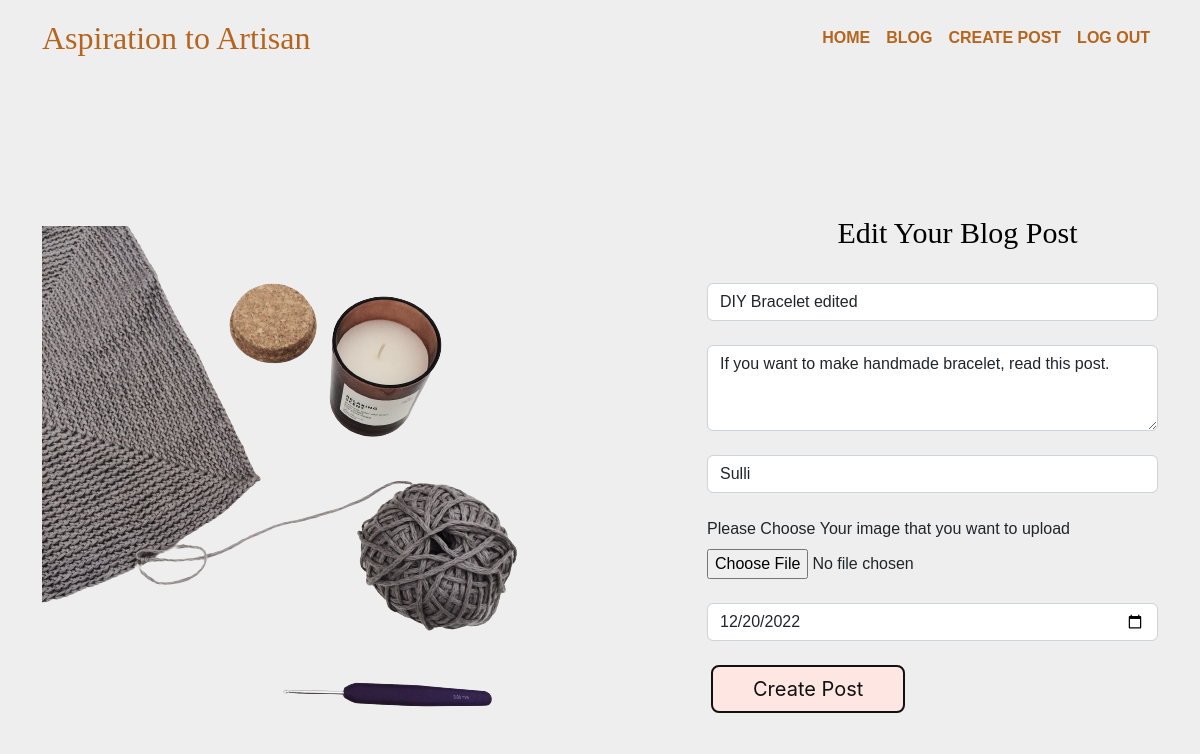
The app's page /blog/edit/10 (signed in) with its own data.
### Artisan/model.py (models this page shows)
class Cards(db.Model,UserMixin):
    card_id = db.Column(db.Integer,primary_key=True)
    title = db.Column(db.String(255),nullable=False)
    content = db.Column(db.Text)
    author = db.Column(db.String(255),nullable=False)
    created_date = db.Column(db.DateTime,default=datetime.utcnow)
    image_url = db.Column(db.String(255), nullable=False)
    user_id = db.Column(db.Integer,db.ForeignKey('user.id'))

### Artisan/routes.py (the view, shortened to what this page needs)
@app.route('/blog/edit/<int:id>',methods=["GET","POST"])
@login_required
def editPost(id):
    updatecard = Cards.query.get_or_404(id)
    form = BlogPostForm()
    id = current_user.id
    if id == updatecard.owned_user.id:
        form.title.data =  updatecard.title
        form.content.data = updatecard.content
        form.author.data = updatecard.author
        form.created_date.data = updatecard.created_date
        form.image.data = updatecard.image_url
        return render_template('editPost.html',form=form,id=updatecard.card_id)
    else:
        flash(f'Only Allow User can Edit post',category='warning')
        cards = Cards.query.order_by(Cards.created_date)
        return render_template('Blog.html',cards=cards)

### Artisan/form.py
class BlogPostForm(FlaskForm):
    title = StringField(label='title',validators=[DataRequired()])
    content = TextAreaField(label='content',validators=[DataRequired()])
    author = StringField(label='author',validators=[DataRequired()])
    created_date = DateField(label='created_dae',validators=[DataRequired()])
    image = StringField (label='image')
    create = SubmitField(label='Create Post')

### Artisan/routes.py (called while the page is built)
@login_manager.user_loader
def load_user(user_id):
    return User.query.get(int(user_id))

### Artisan/templates/editPost.html (shortened to what this page needs)
{% extends "layout.html" %}
{% block main %}
<section class="vh-100">
    <div class="container py-5 h-100">
      <div class="row d-flex align-items-center justify-content-center h-100">
        <div class="col-md-8 col-lg-7 col-xl-6">
          <img src="/static/image/wool3.png" class="img-fluid" alt="Phone image" >
        </div>
        <div class="col-md-7 col-lg-5 col-xl-5 offset-xl-1">
          <form method="post" enctype="multipart/form-data" >
            <h3 class="text-center">Edit Your Blog Post</h3>
            <div class="form-outline mb-4">
              {{ form.title(class="form-control",placeholder="Enter Title")}}
            </div>
            <div class="form-outline mb-4">
                  {{ form.content(class="form-control",id="exampleFormControlTextarea1", rows="3",placeholder="Content")}}
            </div>
            <div class="form-outline mb-4">
              {{ form.author(class="form-control",placeholder="Enter Your Name")}}
          </div>
          <div class="form-outline mb-4">
              <label for="formFile" class="form-label">Please Choose Your image that you want to upload</label>
              {{ form.image(class="form-control-file",type="file", id="formFile",placeholder="Image")}}
          </div>
          <div class="form-outline mb-4">
              {{ form.created_date(class="form-control",placeholder="Content")}}
          </div>
          <div class="form-outline mb-4">
              {{ form.create(class="btn button-56 btn-floating mx-1 ")}}
          </div>
          </form>
        </div>
      </div>
    </div>
  </section>
{% endblock %}

### Artisan/static/styles.css (style rules this page uses)
html,body { height: 100%; background-color: #eeeeee; margin:0; padding:0; font-family:Calibre,Sans-Serif; }
.button-56 { align-items: center; background-color: #fee6e3; border: 2px solid #111; border-radius: 8px; box-sizing: border-box; color: #111; cursor: pointer; display: flex; font-family: Inter,sans-serif; font-size: 20px; height: 48px; justify-content: center; line-height: 24px; max-width: 100%; padding: 0 25px; position: relative; text-align: center; text-decoration: none; user-select: none; -webkit-user-select: none; touch-action: manipulation; }
.button-56:after { background-color: #111; border-radius: 8px; content: ""; display: block; height: 48px; left: 0; width: 100%; position: absolute; top: -2px; transform: translate(8px, 8px); transition: transform .2s ease-out; z-index: -1; }
@media (min-width: 768px) { .button-56 { padding: 0 40px; } }
h3 { margin-left:50px; color: black; font-weight:300px; font-size: 30px; font-family: elmessiri-semibold; }

### records on screen
Cards: title "DIY Bracelet edited", content "If you want to make handmade bracelet, read this post.", author "Sulli", created_date "12/20/2022"
